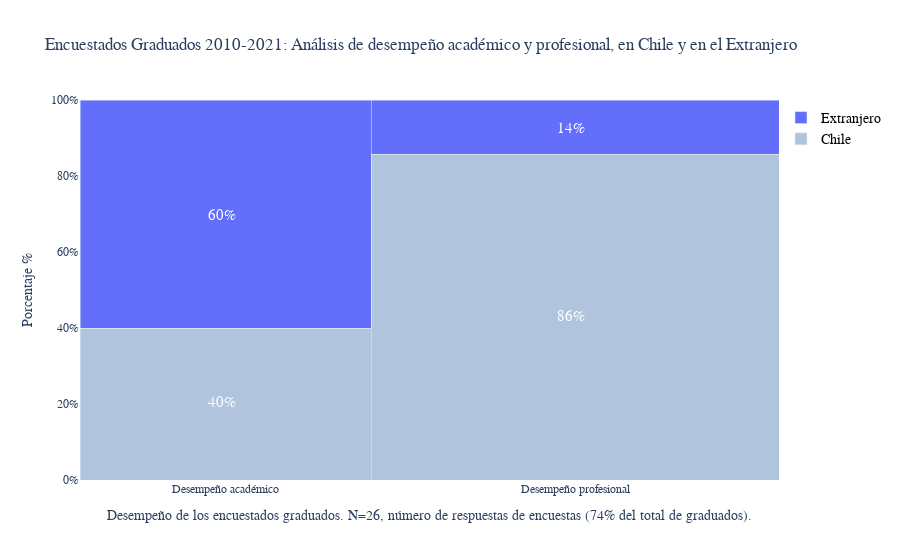

The code cell stored with this chart in its notebook:
### Markdown cell above
## Comparación de los <span style="color:#AC1212">*desempeños*</span> académico y profesional, en <span style="color:#AC1212">*Chile*</span> y en el <span style="color:#AC1212">*extranjero*</span>?

### Code cell
path_file_sorted    = 'egresados_sorted_perfil.xlsx'
perfil_acad_prof(path_file_sorted)

### Figure 1 — Plotly figure (JSON) as saved in the notebook; plotly's stock layout.template omitted (floating-point values rounded to 4 significant figures)
{"data": [{"customdata": [10, 14], "hovertemplate": "some_label: %{customdata}, %{y}", "marker": {"color": "LightSteelBlue"}, "name": "Chile", "offset": 0, "type": "bar", "width": [10, 14], "x": [0, 10], "y": [0.4, 0.8571]}, {"customdata": [10, 14], "hovertemplate": "some_label: %{customdata}, %{y}", "marker": {"color": "#636EFA"}, "name": "Extranjero", "offset": 0, "type": "bar", "width": [10, 14], "x": [0, 10], "y": [0.6, 0.1429]}], "layout": {"annotations": [{"font": {"color": "white", "size": 15}, "showarrow": false, "text": "86%", "textangle": 0, "x": 0.68, "xanchor": "left", "xref": "paper", "y": 0.43, "yref": "paper"}, {"font": {"color": "white", "size": 15}, "showarrow": false, "text": "14%", "textangle": 0, "x": 0.68, "xanchor": "left", "xref": "paper", "y": 0.95, "yref": "paper"}, {"font": {"color": "white", "size": 15}, "showarrow": false, "text": "40%", "textangle": 0, "x": 0.18, "xanchor": "left", "xref": "paper", "y": 0.18, "yref": "paper"}, {"font": {"color": "white", "size": 15}, "showarrow": false, "text": "60%", "textangle": 0, "x": 0.18, "xanchor": "left", "xref": "paper", "y": 0.72, "yref": "paper"}], "bargap": 0, "barmode": "stack", "font": {"family": "Rockwell", "size": 12}, "legend": {"bgcolor": "white", "bordercolor": "white", "borderwidth": 2, "font": {"color": "black", "family": "Rockwell", "size": 14}, "traceorder": "reversed", "x": 1, "y": 1}, "title": {"text": "Encuestados Graduados 2010-2021: Análisis de desempeño académico y profesional, en Chile y en el Extranjero"}, "xaxis": {"range": [0, 24], "ticktext": ["Desempeño académico", "Desempeño profesional"], "tickvals": [5, 17], "title": {"text": "Desempeño de los encuestados graduados. N=26, número de respuestas de encuestas (74% del total de graduados)."}}, "yaxis": {"range": [0, 1], "tickformat": ",.0%", "title": {"text": "Porcentaje %"}}}}
